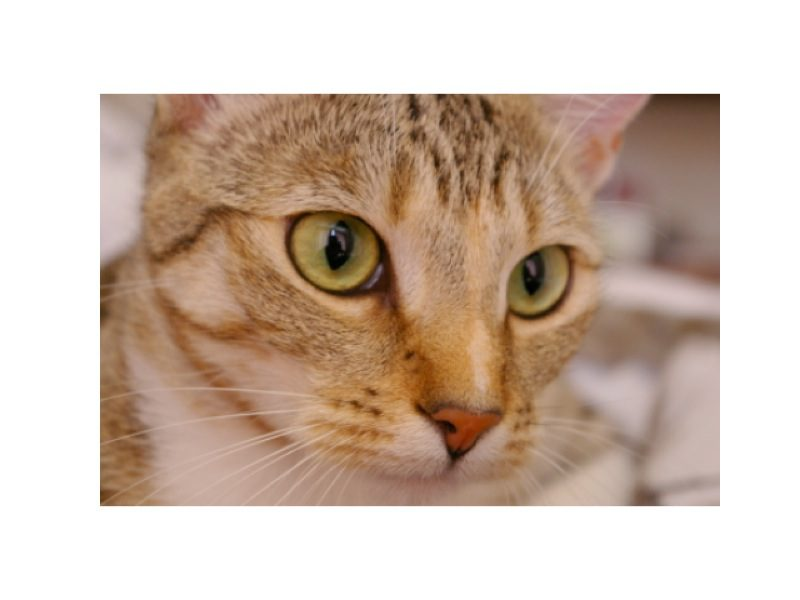
#> input picture CoPilotLab/labs/02/cat.jpeg, 800 x 600 px
$ python demo.py
#> lines starting #> are read from the running program, lines starting #| are printed output that depends on the picture
#%%
# show image in a current foloder
import os
import cv2
import numpy as np
import matplotlib.pyplot as plt

#%%
# displaying a Matplotlib Image from current folder cat.jpeg
img = cv2.imread('cat.jpeg')
#> img is the input picture: shape (600, 800, 3); mean B, G, R 174.1, 188, 206.7
plt.imshow(img)
plt.show()


#%%
# make img a numpy array
img = cv2.imread('cat.jpeg')
img = np.array(img)
print(img.shape)
#| (600, 800, 3)

#%%
# Make img to black and white
img = cv2.imread('cat.jpeg')
img = cv2.cvtColor(img, cv2.COLOR_BGR2GRAY)
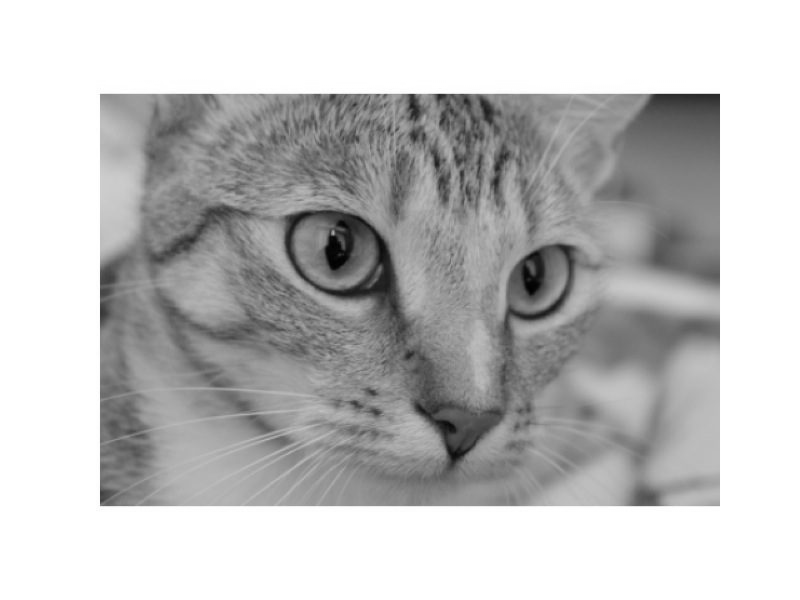
#> img: shape (600, 800); min 0, max 255, mean 192
plt.imshow(img, cmap='gray')
plt.show()


#%%
# resize img to 128*128
img = cv2.imread('cat.jpeg')
img = cv2.resize(img, (128, 128))
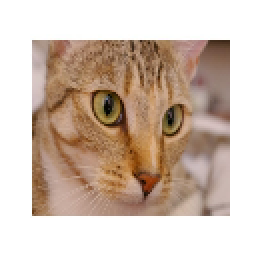
#> img: shape (128, 128, 3) (shown 2 times larger); mean B, G, R 174.2, 188.1, 206.7
plt.imshow(img)
plt.show()


# %%
